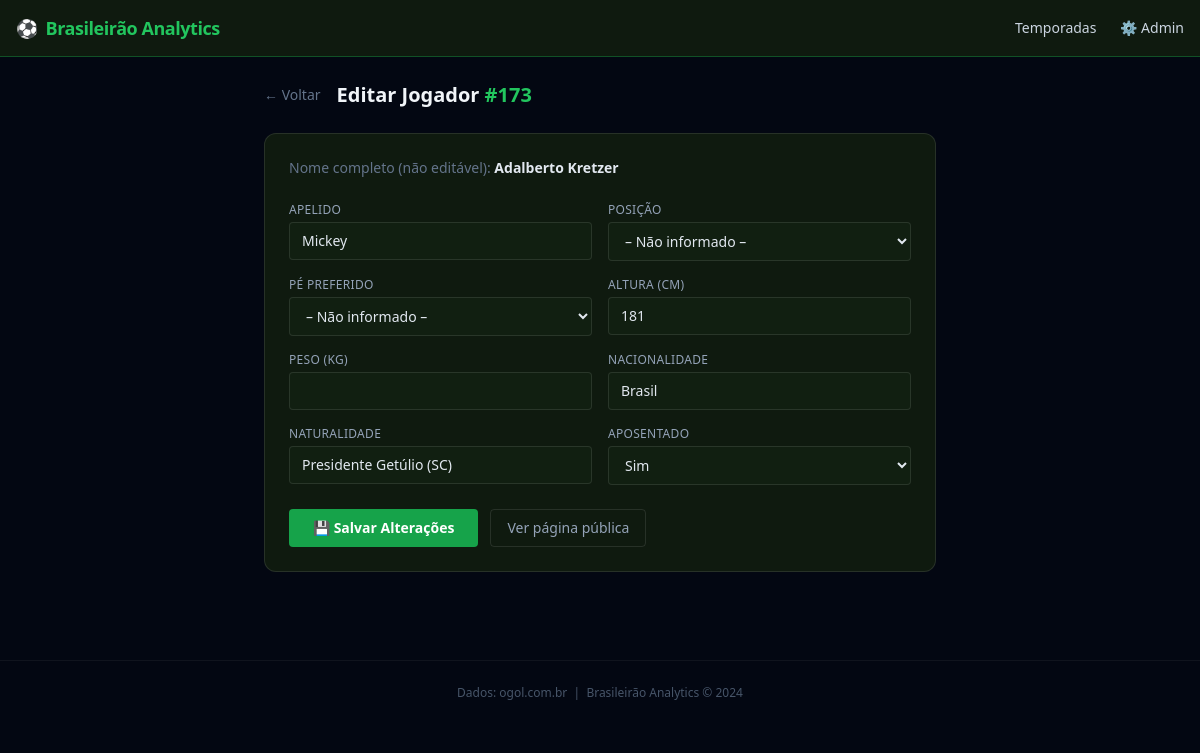
The app's page /admin/jogador/173 with its own data.
### tables this page shows
CREATE TABLE jogadores (
    id            INTEGER PRIMARY KEY,
    nome          TEXT NOT NULL,
    apelido       TEXT,
    nascimento    TEXT,
    falecimento   TEXT,
    nacionalidade TEXT,
    naturalidade  TEXT,
    altura        INTEGER,
    peso          INTEGER,
    posicao       TEXT,
    pe_preferido  TEXT,
    aposentado    INTEGER DEFAULT 0
);

### teste/app.py (the view, shortened to what this page needs)
@app.route("/admin/jogador/<int:jogador_id>", methods=["GET", "POST"])
def admin_jogador(jogador_id: int):
    db = get_db()
    info = q1("SELECT * FROM jogadores WHERE id = ?", (jogador_id,))
    if not info:
        return render_template("erro.html", msg="Jogador não encontrado."), 404
    return render_template("admin_jogador.html", jogador=info)

### teste/app.py (called while the page is built)
def get_db() -> sqlite3.Connection:
    if "db" not in g:
        g.db = sqlite3.connect(DATABASE)
        g.db.row_factory = sqlite3.Row
        g.db.execute("PRAGMA foreign_keys=ON")
    return g.db

def q(sql: str, params=()) -> list[dict]:
    cur = get_db().execute(sql, params)
    cols = [d[0] for d in cur.description]
    return [dict(zip(cols, row)) for row in cur.fetchall()]

def q1(sql: str, params=()) -> dict | None:
    rows = q(sql, params)
    return rows[0] if rows else None

### teste/templates/admin_jogador.html (shortened to what this page needs)
{% extends "base.html" %}
{% block content %}
<div class="max-w-2xl mx-auto">
    <div class="flex items-center gap-4 mb-6">
        <a href="/admin?entidade=jogador" class="text-sm text-slate-500 hover:text-brand-light">← Voltar</a>
        <h1 class="text-xl font-bold text-slate-100">
            Editar Jogador <span class="text-brand-light">#{{ jogador.id }}</span>
        </h1>
    </div>
    <div class="bg-pitch-800 rounded-xl border border-white/10 p-6">
        <p class="text-sm text-slate-500 mb-6">
            Nome completo (não editável): <strong class="text-slate-200">{{ jogador.nome }}</strong>
        </p>
        <form method="POST">
            <div class="grid grid-cols-1 sm:grid-cols-2 gap-4">
                {% macro field(label, name, value, type='text', options=None) %}
                <div>
                    <label class="block text-xs text-slate-400 uppercase tracking-wide mb-1">{{ label }}</label>
                    {% if options %}
                    <select name="{{ name }}" class="w-full bg-pitch-700 border border-white/10 focus:border-brand
                           text-slate-200 text-sm rounded px-3 py-2 focus:outline-none">
                        <option value="">– Não informado –</option>
                    </select>
                    {% else %}
                    <input type="{{ type }}" name="{{ name }}" value="{{ value or '' }}" class="w-full bg-pitch-700 border border-white/10 focus:border-brand
                          text-slate-200 text-sm rounded px-3 py-2 focus:outline-none" />
                    {% endif %}
                </div>
                {% endmacro %}
                {{ field("Apelido", "apelido", jogador.apelido) }}
                {{ field("Posição", "posicao", jogador.posicao,
                options=["Goleiro","Lateral Direito","Lateral Esquerdo","Zagueiro",
                "Volante","Meia","Atacante","Centroavante"]) }}
                {{ field("Pé Preferido", "pe_preferido", jogador.pe_preferido,
                options=["Direito","Esquerdo","Ambidestro"]) }}
                {{ field("Altura (cm)", "altura", jogador.altura, type='number') }}
                {{ field("Peso (kg)", "peso", jogador.peso, type='number') }}
                {{ field("Nacionalidade", "nacionalidade", jogador.nacionalidade) }}
                {{ field("Naturalidade", "naturalidade", jogador.naturalidade) }}
                <div>
                    <label class="block text-xs text-slate-400 uppercase tracking-wide mb-1">Aposentado</label>
                    <select name="aposentado" class="w-full bg-pitch-700 border border-white/10 focus:border-brand
                         text-slate-200 text-sm rounded px-3 py-2 focus:outline-none">
                        <option value="1" {% if jogador.aposentado %}selected{% endif %}>Sim</option>
                    </select>
                </div>
            </div>
            <div class="mt-6 flex gap-3">
                <button type="submit" class="px-6 py-2 bg-brand hover:bg-brand-dark text-white text-sm font-semibold
                       rounded transition">
                    💾 Salvar Alterações
                </button>
                <a href="/jogador/{{ jogador.id }}" class="px-4 py-2 border border-white/10 hover:border-white/20 text-slate-400
                  hover:text-slate-200 text-sm rounded transition">
                    Ver página pública
                </a>
            </div>
        </form>
    </div>
</div>
{% endblock %}

### records on screen
jogadores: id "173", nome "Adalberto Kretzer", apelido "Mickey", nacionalidade "Brasil", naturalidade "Presidente Getúlio (SC)", aposentado "Sim"

### other values on screen
{{ label }} "APELIDO POSIÇÃO PÉ PREFERIDO ALTURA (CM) PESO (KG) NACIONALIDADE NATURALIDADE"
{{ now.year if now else 2024 }} "2024"
